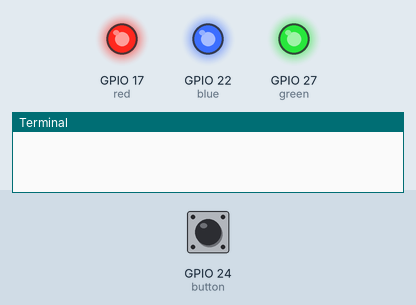
This program was run on a simulated Raspberry Pi (BCM pin numbers). Parts: output pins drawn as LEDs (lit = HIGH), the last lines printed to the terminal. The test bench sets the inputs (shaded band); at power-on: GPIO 24 (button) LOW.

Above: at 1.2 s.
1.3 s: GPIO 24 (button) pulled HIGH for 0.15 s
At 2.0 s:
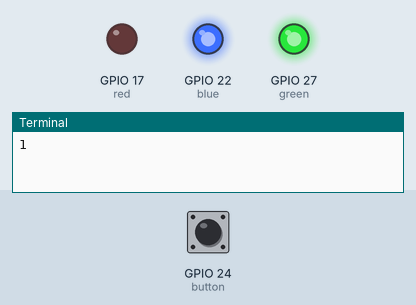
2.9 s: GPIO 24 (button) pulled HIGH for 1 s
At 3.2 s:
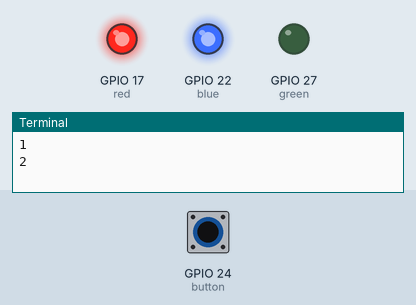
5.4 s: GPIO 24 (button) pulled HIGH for 0.15 s
At 6.3 s:
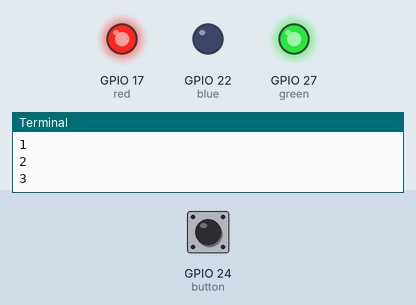
7.0 s: GPIO 24 (button) pulled HIGH for 3.2 s
At 7.5 s:
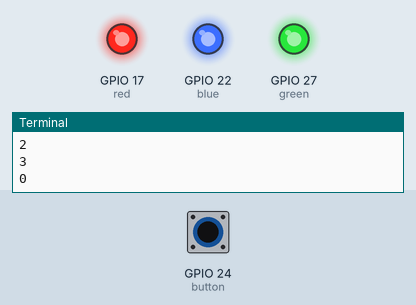
Timing chart, 0 to 10.0 s (numbered marks = the images above; inputs shaded):
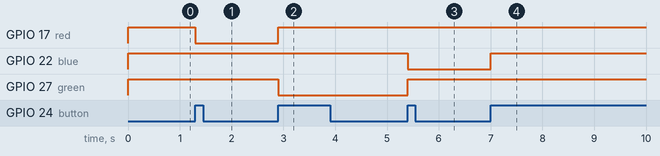

The program:

button.py
```python
# 푸쉬버튼 예제

import RPi.GPIO as GPIO
import time

button = 24
count = 0
red = 17; green = 27; blue = 22

def clickHandler(channel):
    global count
    count = count + 1

    # if(count % 2) == 0:
    #     GPIO.output(red, GPIO.LOW)
    # else:
    #     GPIO.output(red, GPIO.HIGH)

    if count == 1:
        GPIO.output(red, GPIO.LOW)
        GPIO.output(green, GPIO.HIGH)
        GPIO.output(blue, GPIO.HIGH)

    elif count == 2:
        GPIO.output(red, GPIO.HIGH)
        GPIO.output(green, GPIO.LOW)
        GPIO.output(blue, GPIO.HIGH)
    elif count == 3:
        GPIO.output(red, GPIO.HIGH)
        GPIO.output(green, GPIO.HIGH)
        GPIO.output(blue, GPIO.LOW)
    else:
        count = 0
        GPIO.output(red, GPIO.HIGH)
        GPIO.output(green, GPIO.HIGH)
        GPIO.output(blue, GPIO.HIGH)

    print(count)

GPIO.setmode(GPIO.BCM)      # GPIO 18, GROUND
GPIO.setup(button, GPIO.IN, pull_up_down = GPIO.PUD_DOWN)
GPIO.add_event_detect(button, GPIO.RISING, callback=clickHandler)

GPIO.setup(red,GPIO.OUT)
GPIO.setup(green,GPIO.OUT)
GPIO.setup(blue,GPIO.OUT)

GPIO.output(red,True)
GPIO.output(green,True)
GPIO.output(blue,True)

while(True):
    time.sleep(1)
```

Measured:
- after the input at 1.3 s, GPIO 17 (red): HIGH → LOW at once
- after the input at 2.9 s, GPIO 17 (red): LOW → HIGH at once; GPIO 27 (green): HIGH → LOW at once
- after the input at 5.4 s, GPIO 22 (blue): HIGH → LOW at once; GPIO 27 (green): LOW → HIGH at once
- after the input at 7.0 s, GPIO 22 (blue): LOW → HIGH at once
